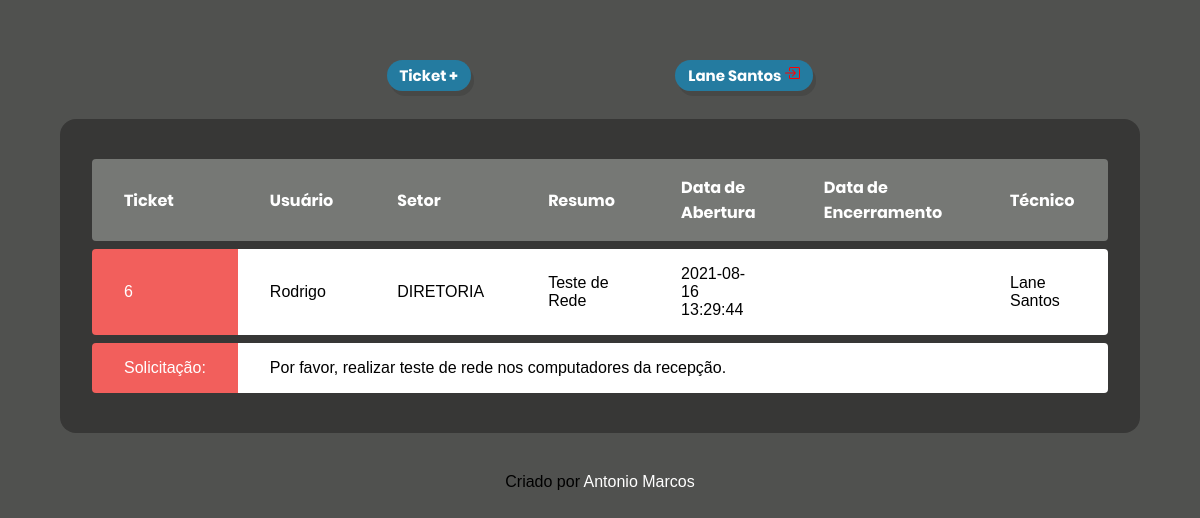
/paginas/pesquisa.php (signed in), run on the app's committed database.
### tables this page shows
CREATE TABLE `chamado` (
  `ID` int(11) NOT NULL,
  `RESUMO` varchar(30) NOT NULL,
  `SOLICITACAO` varchar(500) NOT NULL,
  `PRIORIDADE` varchar(20) NOT NULL,
  `DTABERTURA` datetime NOT NULL,
  `DTENCERRAMENTO` datetime DEFAULT NULL,
  `TECNICO` int(11) NOT NULL,
  `USUARIO` int(11) NOT NULL
);

CREATE TABLE `usu` (
  `ID` int(11) NOT NULL,
  `Nome` varchar(30) NOT NULL,
  `sexo` int(1) NOT NULL,
  `usuario` varchar(20) NOT NULL,
  `senha` varchar(16) NOT NULL,
  `NA` int(2) NOT NULL,
  `SETOR` int(11) NOT NULL
);

CREATE TABLE `setor` (
  `CODSETOR` int(3) NOT NULL,
  `NOMESETOR` varchar(20) NOT NULL
);

CREATE TABLE `tecnicos` (
  `ID` int(11) NOT NULL,
  `Tecnico` varchar(30) NOT NULL,
  `sexo` int(1) NOT NULL,
  `usuario` varchar(20) NOT NULL,
  `senha` varchar(16) NOT NULL,
  `NA` int(2) NOT NULL,
  `setor` int(2) NOT NULL
);

### paginas/pesquisa.php (the view, shortened to what this page needs)
<?php
if($_SESSION['NA']==5 || $_SESSION['ID']==$HELPDESK){
    $helpdesk=6;
?>
<!DOCTYPE html>
<html lang="pt-br">
<head>
	<link rel="stylesheet" type="text/css" href="../css/css.css">
</head>
<body>
	<header>
		<a onclick="Modal.open()" class="bnt direita">Ticket +</a>
		<a href="../php/sair.php" class="bnt esquerda"><?php echo $_SESSION['nome']; ?>
		</a>
	</header>
	<main class="container">
		<section id="transaction">
            <table id="data-table">
                <thead>
                    <tr>
                        <th>Ticket</th>
                        <th>Usuário</th>
                        <th>Setor</th>
                        <th>Resumo</th>
                        <th>Data de Abertura</th>
                        <th>Data de Encerramento</th>
                        <th>Técnico</th>
                    </tr>
                </thead>
                <tbody>
                    <?php
                    include_once("../php/conexao.php");
                    $result_usuarios = "
                    SELECT
                        A.ID,
                        A.PRIORIDADE,
                        B.NOME,
                        A.RESUMO,
                        A.SOLICITACAO,
                        A.DTABERTURA,
                        A.DTENCERRAMENTO,
                        C.TECNICO,
                        D.NOMESETOR
                      FROM
                        chamado A
                    INNER JOIN usu B ON A.USUARIO=B.ID
                    INNER JOIN Tecnicos C ON A.TECNICO=C.ID
                    INNER JOIN setor D ON B.setor=D.codsetor
                    WHERE
                        A.ID=$helpdesk;
                    ";
                    $resultado_usuarios = mysqli_query($conn, $result_usuarios);
                    while($row_usuario = mysqli_fetch_assoc($resultado_usuarios)){
                        ?>
                    <tr>
                        <td class="<?php echo $row_usuario['PRIORIDADE'];?>"><a href="" <?php if($row_usuario['PRIORIDADE']=="tecnico"){ echo "style='color: white;'";}else{ echo "style='color: black;'";} ?> ><?php echo $row_usuario['ID'];?></a></td>
                        <td><?php echo $row_usuario['NOME'];?></td>
                        <td><?php echo $row_usuario['NOMESETOR']; ?></td>
                        <td><?php echo $row_usuario['RESUMO'];?></td>
                        <td><?php echo $row_usuario['DTABERTURA'];?></td>
                        <td><?php echo $row_usuario['DTENCERRAMENTO'];?></td>
                        <td><?php echo $row_usuario['TECNICO'];?></td>
                    </tr>
                    <tr>
                        <td class="<?php echo $row_usuario['PRIORIDADE'];?>" <?php if($row_usuario['PRIORIDADE']=="tecnico"){ echo "style='color: white;'";}else{ echo "style='color: black;'"; } ?> >Solicitação:</td>
                        <td colspan="6"><?php echo $row_usuario['SOLICITACAO'];?></td>
                    </tr>
                    <?php } ?>
                </tbody>
            </table>
        </section>
	</main>
	<footer>
		Criado por <a href="https://github.com/Ruan-Castro" target="_blank">Antonio Marcos</a>
	</footer>
</body>
</html>
<?php
}
?>

### css/css.css (style rules this page uses)
:root { --dark-blue: #363f5f; --green: #49AA26; --light-green: #3dd705; --red: #e92929; --botao: #247ba0; }
* { padding: 0; margin: 0; box-sizing: border-box; }
body { overflow-x: hidden; background: #50514F; font-family: 'Poppins', sans-serif; }
a { text-decoration: none; }
.container { width: min(90vw, 1330px); margin: auto; }
header { padding: 4rem 0 2rem; text-align: center; }
.bnt { background-color: var(--botao); color: #FFF; outline: none; padding: 5px 13px; border-radius: 25px; font-family: Poppins-Bold; font-size: 15px; cursor: pointer; -webkit-box-shadow: 3px 5px rgba(50, 50, 50, 0.3); -moz-box-shadow: 3px 5px rgba(50, 50, 50, 0.3); box-shadow: 3px 5px rgba(50, 50, 50, 0.3); }
.direita { margin-right: 100px; }
.esquerda { margin-left: 100px; }
main { background: #373736; border-radius: 16px; padding: 2rem; }
th { padding: 1rem; font-family: "Poppins-Bold", sans-serif; }
footer { text-align: center; padding-top: 40px; padding-bottom: 40px; }
footer a { color: white; text-decoration: none; }
#transaction { display: block; width: 100%; overflow-x: auto; }
#data-table { width: 100%; border-spacing: 0 0.5rem; color: #969cb3; }
table thead tr th:first-child, table tbody tr td:first-child { border-radius: 0.25rem 0 0 0.25rem; }
table thead tr th:last-child, table tbody tr td:last-child { border-radius: 0 0.25rem 0.25rem 0; }
table thead th { background: #767875; color: white; font-weight: normal; padding: 1rem 2rem; text-align: left; }
table tbody tr { opacity: 1; color: black; }
table tbody td { background: white; color: black; padding: 1rem 2rem; }
table tbody tr .tecnico { background: #f25f5c; color: white !important; padding: 1rem 2rem; }

### data on the page
chamado: ID "6", usu.Nome "Rodrigo", setor.NOMESETOR "DIRETORIA", RESUMO "Teste de Rede", DTABERTURA "2021-08-16 13:29:44", tecnicos.Tecnico "Lane Santos", SOLICITACAO "Por favor, realizar teste de rede nos computadores da recepção."

### other printed values
$_SESSION['nome'] "Lane Santos"
